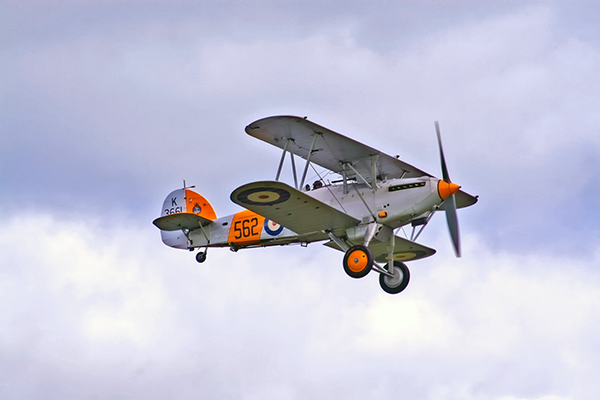
#> input picture data2/airplane.bmp, 600 x 400 px
$ python mask_op.py
#> lines starting #> are read from the running program, lines starting #| are printed output that depends on the picture; after the words box and inside, x2 and y2 are one past the last pixel; in counts of white or black regions, pixels touching at a corner belong together
import cv2, sys

#이미지 불러오기
src = cv2.imread('data2/airplane.bmp')
#> src is the input picture: shape (400, 600, 3); mean B, G, R 217.1, 197.6, 196.8
mask = cv2.imread('data2/mask_plane.bmp',cv2.IMREAD_GRAYSCALE)
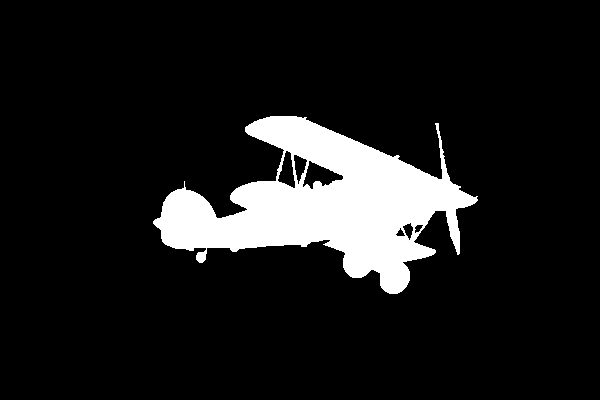
#> input picture data2/mask_plane.bmp, 600 x 400 px
#> mask: shape (400, 600); 10.8% white; 1 white region, box (x1, y1, x2, y2) and area: (153, 116, 478, 294) 25896
dst = cv2.imread('data2/field.bmp')
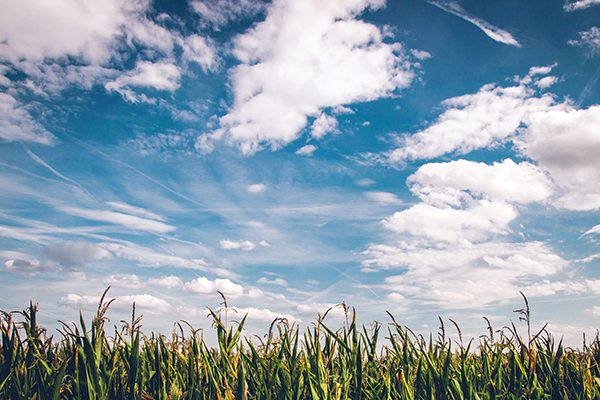
#> input picture data2/field.bmp, 600 x 400 px
#> dst is the input picture: shape (400, 600, 3); mean B, G, R 173.2, 160.3, 141.8

# 마스크 연산
cv2.copyTo(src,mask,dst)
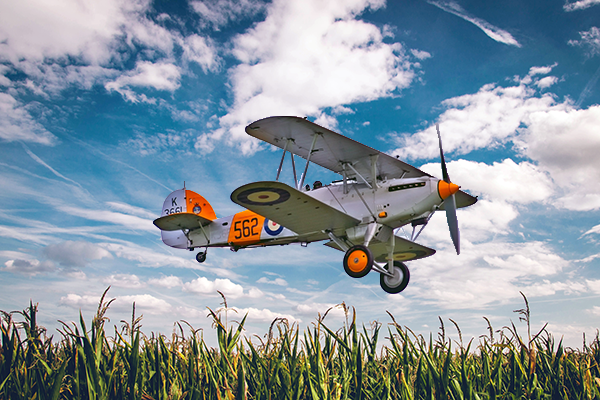
#> dst: shape (400, 600, 3); 10.79% of pixels changed, all inside (x1, y1, x2, y2) = (153, 116, 478, 294)

cv2.imshow('img', dst)
cv2.waitKey()
cv2.destroyAllWindows()
